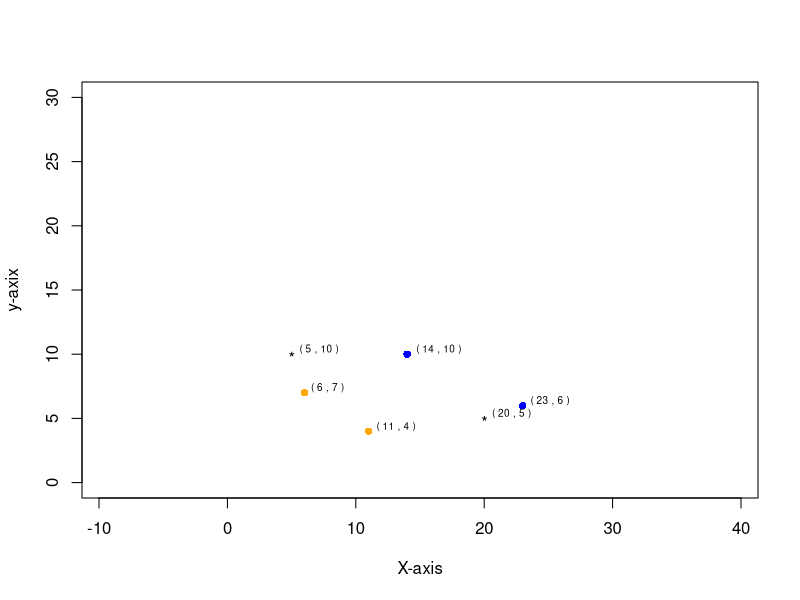

Reproduce this figure in R.

week5_5B_q2 <- function() {
  
  a_b <- c(5,10)
  c_d <- c(20,5)
  
  # (1) Yellow: UL=(6,7) and LR=(11,4); Blue: UL=(14,10) and LR=(23,6) 
  YUL <- c(6,7)
  YLR <- c(11,4)
  BUL <- c(14,10)
  BLR <- c(23,6)
  
  # (2) Yellow: UL=(6,7) and LR=(11,4); Blue: UL=(11,5) and LR=(17,2) 
  # YUL <- c(6,7)
  # YLR <- c(11,4)
  # BUL <- c(11,5)
  # BLR <- c(17,2)
  
  # (3) Yellow: UL=(7,12) and LR=(12,8); Blue: UL=(16,19) and LR=(25,12) 
  # YUL <- c(7,12)
  # YLR <- c(12,8)
  # BUL <- c(16,19)
  # BLR <- c(25,12)
  
  # (4) Yellow: UL=(6,15) and LR=(13,7); Blue: UL=(16,16) and LR=(18,5) 
  # YUL <- c(6,15)
  # YLR <- c(13,7)
  # BUL <- c(16,16)
  # BLR <- c(18,5)
  
  # (5) Yellow: UL=(3,3) and LR=(10,1); Blue: UL=(15,14) and LR=(20,10) 
  # YUL <- c(3,3)
  # YLR <- c(10,1)
  # BUL <- c(15,14)
  # BLR <- c(20,10)
  
  # (6) Yellow: UL=(6,15) and LR=(13,7); Blue: UL=(16,19) and LR=(25,12) 
  # YUL <- c(6,1)
  # YLR <- c(13,7)
  # BUL <- c(16,19)
  # BLR <- c(25,12)
  
  # (7) Yellow: UL=(7,8) and LR=(12,5); Blue: UL=(13,10) and LR=(16,4) 
  # YUL <- c(7,8)
  # YLR <- c(12,5)
  # BUL <- c(13,10)
  # BLR <- c(16,4)
  
  # (8) Yellow: UL=(7,8) and LR=(12,5); Blue: UL=(15,14) and LR=(20,10) 
  # YUL <- c(7,8)
  # YLR <- c(12,5)
  # BUL <- c(15,14)
  # BLR <- c(20,10)
  
  # (9) Yellow: UL=(3,15) and LR=(13,7); Blue: UL=(14,10) and LR=(23,6) 
  # YUL <- c(3,15)
  # YLR <- c(13,7)
  # BUL <- c(14,10)
  # BLR <- c(23,6)
  
  # (10) Yellow: UL=(7,12) and LR=(12,8); Blue: UL=(16,16) and LR=(18,5) 
  # YUL <- c(7,12)
  # YLR <- c(12,8)
  # BUL <- c(16,16)
  # BLR <- c(18,5)
  
  # (11) Yellow: UL=(7,8) and LR=(12,5); Blue: UL=(13,10) and LR=(16,4) 
  # YUL <- c(7,8)
  # YLR <- c(12,5)
  # BUL <- c(13,10)
  # BLR <- c(16,4)
  
  
  print("Yellow")
  compute_closest_centroid(YUL, YLR, a_b, c_d)
  #   compute_min_corner_dist(YUL, YLR, a_b)
  #   compute_min_corner_dist(YUL, YLR, c_d)
  
  print("Blue")
  compute_closest_centroid(BUL, BLR, a_b, c_d)
  #   compute_min_corner_dist(BUL, BLR, a_b)
  #   compute_min_corner_dist(BUL, BLR, c_d)
  
  # show chart
  plot(rbind(a_b[1],c_d[1]),
       rbind(a_b[2],c_d[2]),
       type="p",
       xlab="X-axis",ylab="y-axix",asp=1,
       xlim=c(0, 30),ylim=c(0, 30),
       pch="*",col="black",bg="grey")
  points(rbind(YUL[1],YLR[1]), 
         rbind(YUL[2],YLR[2]),
         type="p",pch=16,col="orange")
  points(rbind(BUL[1],BLR[1]), 
         rbind(BUL[2],BLR[2]),
         type="p",pch=16,col="blue")
  # draw point label
  allpoints <- rbind(a_b,c_d,YUL,YLR,BUL,BLR)
  textxy(allpoints[,1],allpoints[,2],offset=0.7,cex=0.6,
         labs=c(paste(paste("(",allpoints[,1],","),allpoints[,2],")")))
  
  # graphics.off()
  
  
}

compute_closest_centroid <- function(UL, LR, centroid_1, centroid_2) {
  UR <- c(LR[1], UL[2])
  LU <- c(UL[1], LR[2])
  #   print(UR)
  #   print(LU)
  corners <- rbind(UL,LR,UR,LU)
  for(i in seq(from=1, to=nrow(corners), by=1)) {
    compare_cetroid_dist(corners[i,], centroid_1, centroid_2)
  }
}

compare_cetroid_dist <- function(p,centroid_1, centroid_2) {
  c1_dist <- euclidean_dist(p,centroid_1)
  c2_dist <- euclidean_dist(p,centroid_2)
  
  closest_centroid <- 0
  min_dist <- -999
  if(c1_dist < c2_dist) {
    min_dist <- c1_dist
    print(paste("centroid 1 is closer: ",min_dist))
    closest_centroid <- 1
  }
  else {
    if(c1_dist > c2_dist) {
      min_dist <- c2_dist
      print(paste("centroid 2 is closer",min_dist))
      closest_centroid <- 2
    }
  }
  
  return(closest_centroid)
}

compute_min_corner_dist <- function(UL, LR, centroid) {
  UR <- c(LR[1], UL[2])
  LU <- c(UL[1], LR[2])
  #   print(UR)
  #   print(LU)
  
  min_dist <- 999
  corners <- rbind(UL,LR,UR,LU)
  for(i in seq(from=1, to=nrow(corners), by=1)) {
    dist <- euclidean_dist(corners[i,],centroid)
    
    if(i == 1) {
      min_dist <- dist
    }
    else {
      if(min_dist > dist) {
        min_dist <- dist
      }
    }
  }
  
  print(paste(paste("min_dist to ", 
                    paste(centroid[1], ",", centroid[2]), ":"), min_dist))
  return(min_dist)
}

euclidean_dist <- function(p1, p2) {
  dist = sqrt((p1[1] - p2[1])^2 + (p1[2] - p2[2])^2)
  return(dist)
}

# main()
library("calibrate")
week5_5B_q2()
